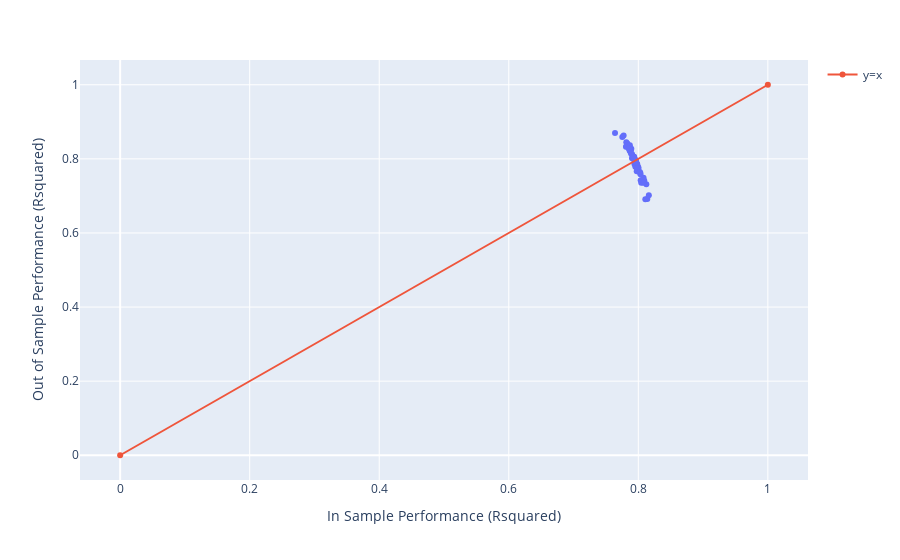

Source (notebook cell):
### Markdown cell above
### Explanation and Purpose of the Demonstration:

This exercise is about assessing how well a model performs on both the data it was trained on ("in sample") and new, unseen data ("out of sample"). The goal of repeatedly splitting the data into training and testing sets is to see how consistent the model's performance is across different random splits. 

By fitting the model to the training data and comparing the performance on the testing data, we can investigate two key things:
1. **Overfitting**: When the model performs really well on the training data but poorly on the test data, it has learned the noise or specificities of the training set, instead of generalizable patterns.
2. **Underfitting**: When the model is too simplistic and doesn't perform well on either the training or test data, indicating that it hasn't captured important relationships in the data.

However, what we’re also seeing here in some cases is that **out-of-sample performance** (the testing set) might be better than **in-sample performance** (the training set), which isn't a typical sign of overfitting or underfitting. This can happen for a few reasons:
- The training data might have a lot of noise or irrelevant features, while the test set might have more meaningful patterns that the model can easily capture.
- Randomness in the data splits could cause an unusually good fit on the test set due to favorable conditions in the specific test data.

The purpose of this demonstration is to visualize these fluctuations in model performance, helping us understand the generalizability of our model across different data splits. By plotting the "in sample" versus "out of sample" R-squared values across many iterations, we can get a sense of how well the model might generalize to new data in a real-world scenario.

---

### Code Explanation:

The code performs the following:
1. **Data Splitting**: The `train_test_split` method divides the data into training and testing sets randomly. We repeat this process 100 times to observe variations in the model's performance.
2. **Model Fitting**: For each split, a model is fit on the training data using Ordinary Least Squares (OLS) regression with the formula `'danceability ~ energy * loudness + energy * mode'`.
3. **Performance Metrics**:
   - **In-Sample R-Squared**: The model's R-squared value on the training data.
   - **Out-of-Sample R-Squared**: The model's R-squared value on the testing data.
4. **Collecting Results**: These R-squared values are stored for each iteration, allowing for further analysis of model performance across different data splits.
5. **Visualization**: The results are visualized in a scatter plot, with each point representing a single iteration. A line `y = x` is added to the plot to show where perfect agreement between in-sample and out-of-sample R-squared values would lie.

### Code cell
import plotly.express as px  # Import necessary libraries
import numpy as np
import pandas as pd
import statsmodels.formula.api as smf
from sklearn.model_selection import train_test_split
import plotly.graph_objects as go

# Load the dataset (you can use the penguins dataset you already have)
pingees = pd.read_csv("https://raw.githubusercontent.com/mwaskom/seaborn-data/master/penguins.csv")

# Data splitting and model specification
linear_form = 'body_mass_g ~ bill_length_mm * bill_depth_mm + flipper_length_mm'  # Example linear formula

reps = 100  # Number of repetitions
in_sample_Rsquared = np.array([0.0]*reps)  # To store in-sample R-squared values
out_of_sample_Rsquared = np.array([0.0]*reps)  # To store out-of-sample R-squared values

for i in range(reps):
    # Randomly split the data into training and testing sets
    songs_training_data, songs_testing_data = train_test_split(pingees, train_size=0.8)  # 80% training data
    
    # Fit the model to the training data
    final_model_fit = smf.ols(formula=linear_form, data=songs_training_data).fit()
    
    # Collect in-sample R-squared
    in_sample_Rsquared[i] = final_model_fit.rsquared
    
    # Calculate and collect out-of-sample R-squared
    out_of_sample_Rsquared[i] = np.corrcoef(songs_testing_data.body_mass_g, 
                                             final_model_fit.predict(songs_testing_data))[0, 1]**2

# Create a DataFrame to store the results
df = pd.DataFrame({"In Sample Performance (Rsquared)": in_sample_Rsquared,
                   "Out of Sample Performance (Rsquared)": out_of_sample_Rsquared})

# Create a scatter plot of the results
fig = px.scatter(df, x="In Sample Performance (Rsquared)", 
                 y="Out of Sample Performance (Rsquared)")

# Add a line for perfect correlation (y=x)
fig.add_trace(go.Scatter(x=[0, 1], y=[0, 1], name="y=x", line_shape='linear'))

fig.show()  # Show the plot

### Figure 1 — Plotly figure (JSON) as saved in the notebook; plotly's stock layout.template omitted (floating-point values rounded to 4 significant figures)
{"data": [{"hovertemplate": "In Sample Performance (Rsquared)=%{x}<br>Out of Sample Performance (Rsquared)=%{y}<extra></extra>", "legendgroup": "", "marker": {"color": "#636efa", "symbol": "circle"}, "mode": "markers", "name": "", "orientation": "v", "showlegend": false, "type": "scatter", "x": [0.8085, 0.7816, 0.7884, 0.7809, 0.7825, 0.8077, 0.7965, 0.7977, 0.8124, 0.7892, 0.7923, 0.7753, 0.8, 0.7903, 0.7966, 0.7992, 0.7962, 0.8115, 0.7962, 0.8081, 0.7921, 0.7936, 0.7984, 0.8139, 0.7996, 0.8065, 0.8108, 0.7931, 0.7964, 0.7842, 0.8086, 0.8036, 0.7863, 0.7967, 0.7912, 0.7941, 0.7831, 0.8163, 0.7942, 0.8101, 0.7982, 0.7906, 0.7869, 0.8001, 0.7858, 0.7956, 0.8004, 0.7862, 0.7959, 0.7955, 0.7971, 0.7856, 0.7872, 0.804, 0.7641, 0.7981, 0.7932, 0.8021, 0.8093, 0.7773, 0.7964, 0.7922, 0.7877, 0.8076, 0.7944, 0.7854, 0.7973, 0.7964, 0.7904, 0.7746, 0.7975, 0.8032, 0.7887, 0.7965, 0.7844, 0.7985, 0.8044, 0.8032, 0.7989, 0.804, 0.8121, 0.8028, 0.7966, 0.7815, 0.7957, 0.7932, 0.7817, 0.787, 0.7998, 0.7955, 0.7939, 0.7976, 0.796, 0.7983, 0.7931, 0.7924, 0.8076, 0.7858, 0.8024, 0.79], "xaxis": "x", "y": [null, null, 0.8235, 0.8324, 0.838, 0.7437, null, 0.7876, 0.7313, 0.827, 0.8034, 0.8589, 0.7772, 0.8014, 0.7864, 0.776, 0.7843, null, null, 0.7492, 0.8066, 0.8054, 0.7852, 0.6917, null, 0.7405, 0.6907, null, 0.7856, 0.8359, null, 0.7422, null, null, 0.8064, null, 0.8417, 0.7018, 0.7854, null, 0.7773, null, 0.8306, 0.7727, null, 0.7938, null, 0.8241, null, 0.7789, 0.7855, 0.8324, 0.822, null, 0.8701, null, 0.805, null, 0.741, 0.863, 0.7963, null, 0.8189, 0.7429, 0.7995, 0.8284, null, null, 0.8123, null, null, 0.7617, 0.8146, null, 0.8332, 0.7762, 0.7352, 0.7582, 0.7698, null, null, null, 0.7899, 0.8447, null, 0.7985, 0.833, 0.8369, 0.7751, null, null, 0.7668, null, 0.7748, null, 0.8036, 0.7355, 0.8279, 0.7645, null], "yaxis": "y"}, {"line": {"shape": "linear"}, "name": "y=x", "type": "scatter", "x": [0, 1], "y": [0, 1]}], "layout": {"legend": {"tracegroupgap": 0}, "margin": {"t": 60}, "xaxis": {"anchor": "y", "domain": [0, 1], "title": {"text": "In Sample Performance (Rsquared)"}}, "yaxis": {"anchor": "x", "domain": [0, 1], "title": {"text": "Out of Sample Performance (Rsquared)"}}}}
